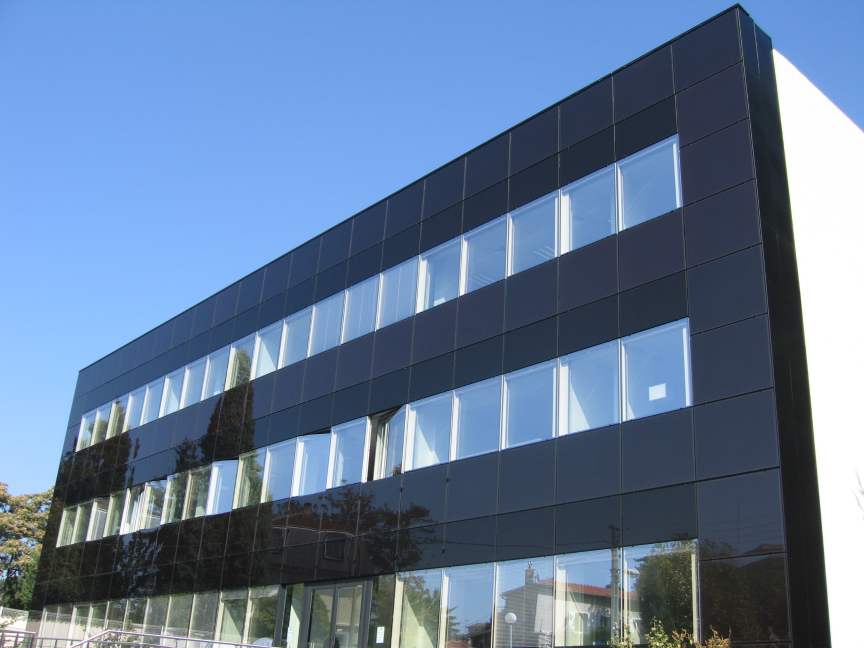
#> input picture ECE661-ComputerVision/hw3/given/HW3Pics/1.jpg, 2592 x 1944 px (shown at 1/3 size)
$ python simple_thresholding.py ../../../../../ECE661-ComputerVision/hw3/given/HW3Pics/1.jpg   (older library calls are emulated)
#> lines starting #> are read from the running program, lines starting #| are printed output that depends on the picture
### ECE637-DigitalImageProcessing-I/labs/lab8/code/python/utils.py
#!/usr/bin/env python3
# -*- coding: utf-8 -*-
"""
@author: rahul
ECE637 DIP-1: lab 8 Halftoning
utility file for image metrics
"""

import numpy as np
from scipy.signal import convolve2d

# [15 lines left out: function conv2d, not called in this run]

def Un_gamma_correct(img, gamma):
    lin =  255.*((img/255.)**gamma)
    return lin.astype(np.uint8)

def Scale_to_equal_brightness(img):
    return Un_gamma_correct(img, 1./3.)

# [17 lines left out: function LPF, not called in this run]

def RMSE(original_img, binary_image):
    "compute rmse error betweeen two images"
    h,w = original_img.shape
    assert (h,w)== binary_image.shape
    rmse = (1./(h*w))*np.sum((original_img.astype(np.float32) -
                              binary_image.astype(np.float32))**2)
    return np.sqrt(rmse)

# [17 lines left out: function Fidelity, not called in this run]

### ECE637-DigitalImageProcessing-I/labs/lab8/code/python/simple_thresholding.py
#!/usr/bin/env python3
# -*- coding: utf-8 -*-
"""
@author: rahul
ECE637 DIP-1: lab 8 Halftoning
section 3
"""

import numpy as np
from PIL import Image
import os, sys
import matplotlib.pyplot as plt
from matplotlib import cm

from utils import RMSE, Fidelity

def get_base(filename):
    base = os.path.basename(filename).split('.')[0]
    return base

def main(input_img, Threshold):
    #compute binary image using threshold
    out_img = (255*(input_img>Threshold).astype(np.int)).astype(np.uint8)
    #compute rmse
    rmse = RMSE(input_img, out_img)
    fidelity = Fidelity(input_img, out_img)
    return out_img, rmse, fidelity

if __name__=="__main__":
    input_img_name = sys.argv[1]
    output_img_name = get_base(input_img_name)+ '_threshold'
    Threshold = 127.0

    im = Image.open(input_img_name)
#> im is the input picture: PIL image 2592x1944 RGB; mean R, G, B 100.1, 123.7, 154.5
    input_img = np.array(im)

    out_img, rmse, fidelity = main(input_img, Threshold)
#> in main, `out_img = (255*(input_img>Threshold).astype(np.int)).astype(np.uint8)`:
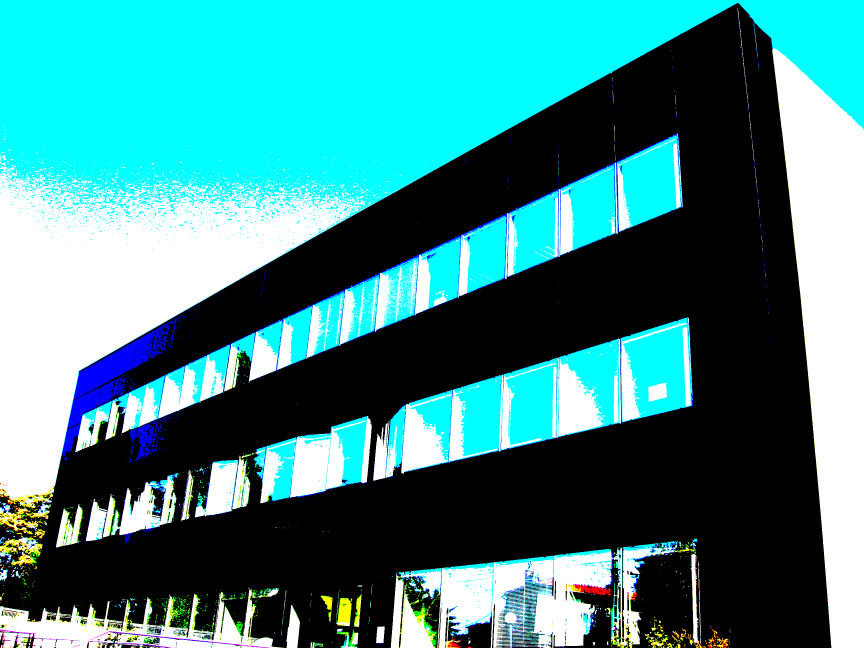
#> out_img: shape (1944, 2592, 3) (shown at 1/3 size); mean R, G, B 62, 134.9, 136.3
#> (the run stopped early here; a loop or call above may not have finished)

$ run again, on ECE661-ComputerVision/hw3/given/HW3Pics/4.jpg
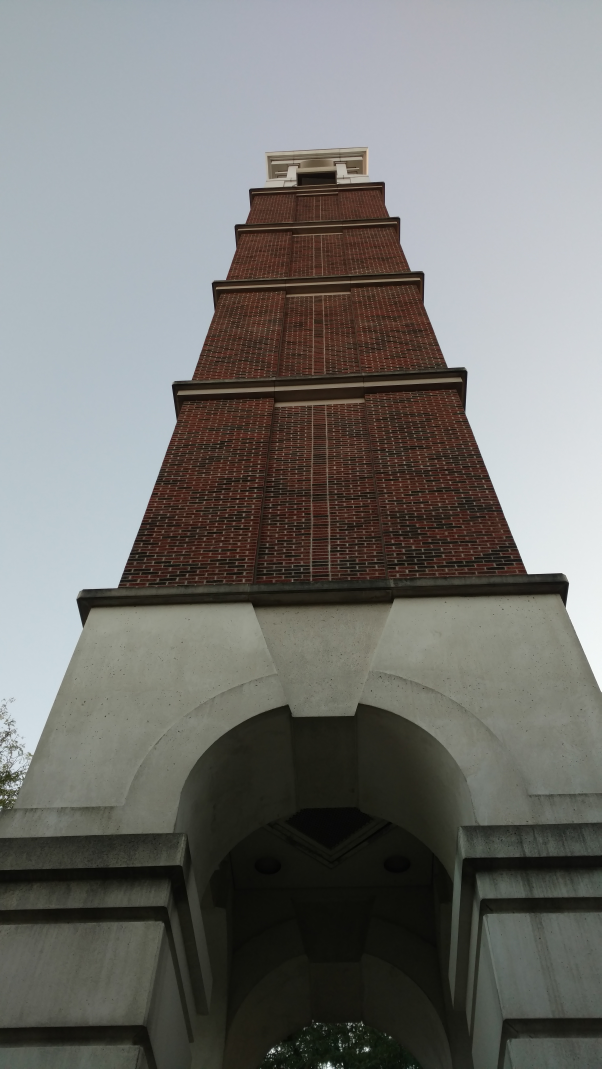
#> input picture ECE661-ComputerVision/hw3/given/HW3Pics/4.jpg, 3006 x 5344 px (shown at 1/5 size)
#> im is the input picture: PIL image 3006x5344 RGB; mean R, G, B 116, 116.1, 113
#> in main, `out_img = (255*(input_img>Threshold).astype(np.int)).astype(np.uint8)`:
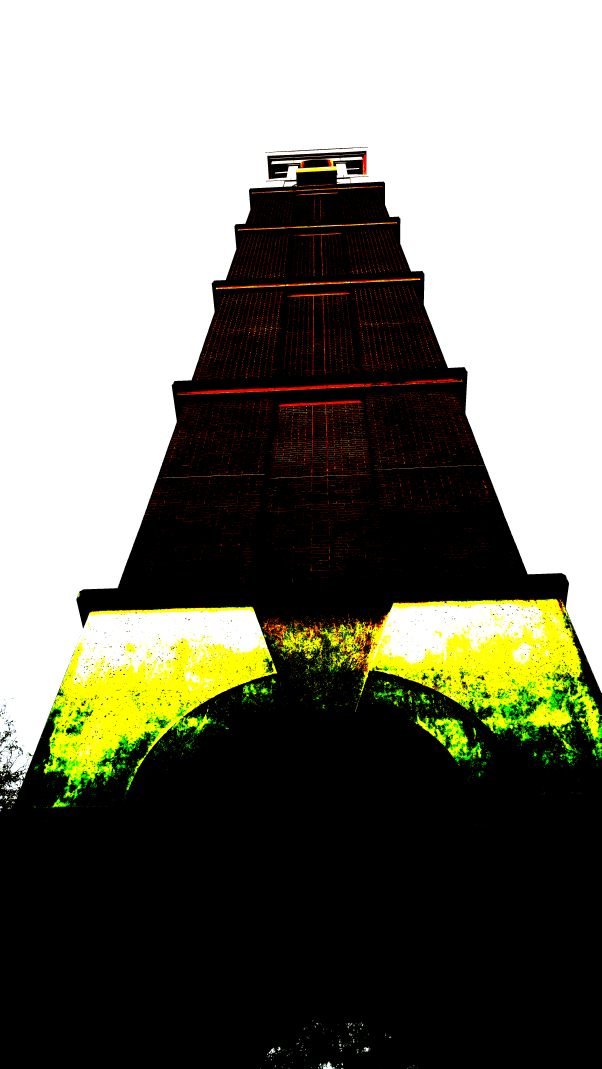
#> out_img: shape (5344, 3006, 3) (shown at 1/5 size); mean R, G, B 121.1, 121, 107.3

$ run again, on ECE661-ComputerVision/hw3/given/HW3Pics/8.jpg
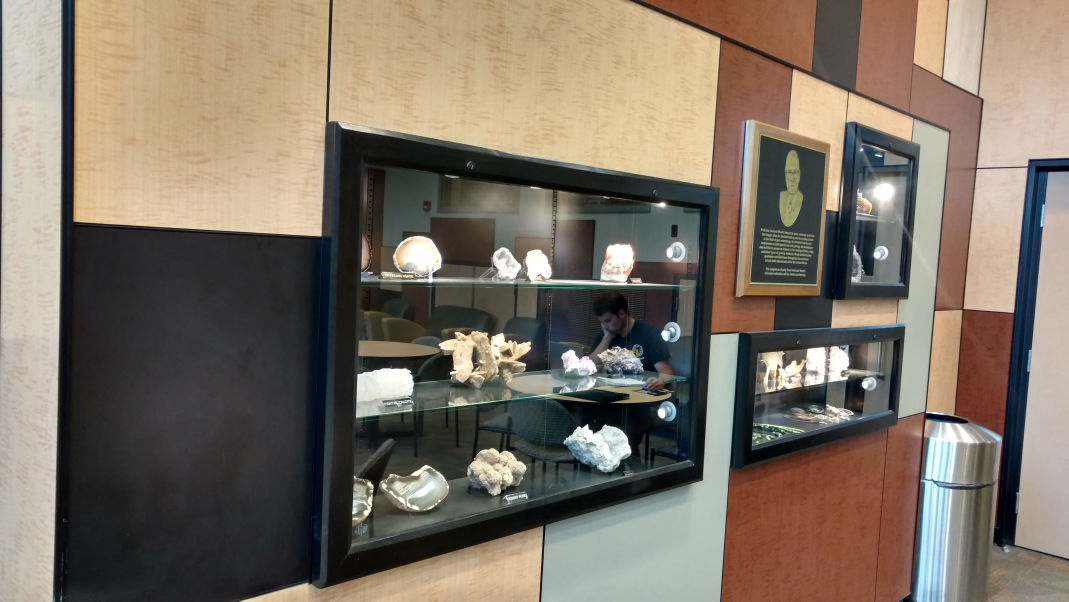
#> input picture ECE661-ComputerVision/hw3/given/HW3Pics/8.jpg, 5344 x 3006 px (shown at 1/5 size)
#> im is the input picture: PIL image 5344x3006 RGB; mean R, G, B 125.5, 114.7, 101.8
#> in main, `out_img = (255*(input_img>Threshold).astype(np.int)).astype(np.uint8)`:
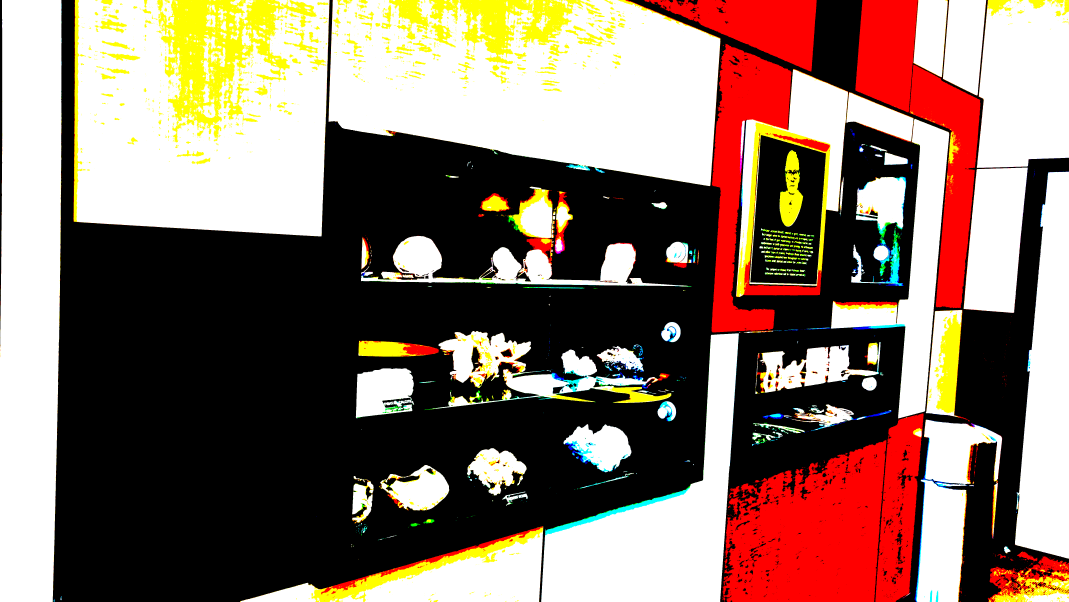
#> out_img: shape (3006, 5344, 3) (shown at 1/5 size); mean R, G, B 137, 114.5, 102
